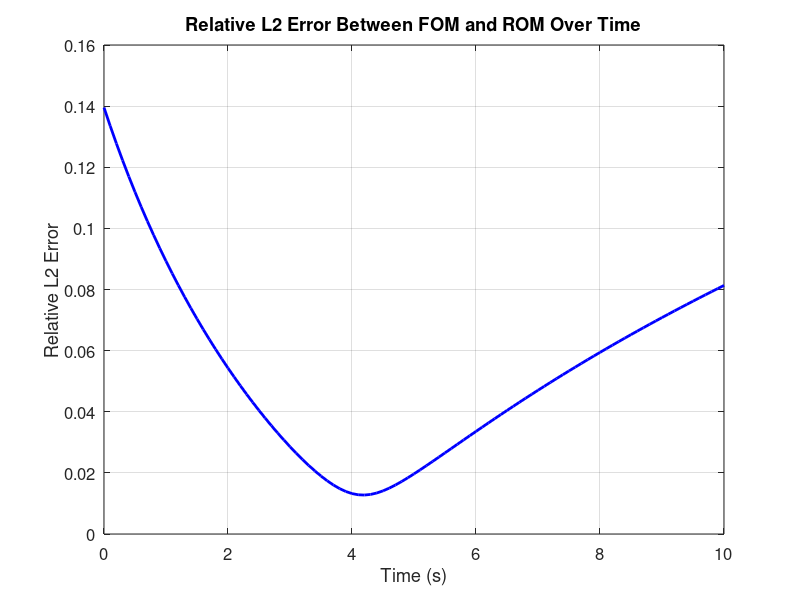
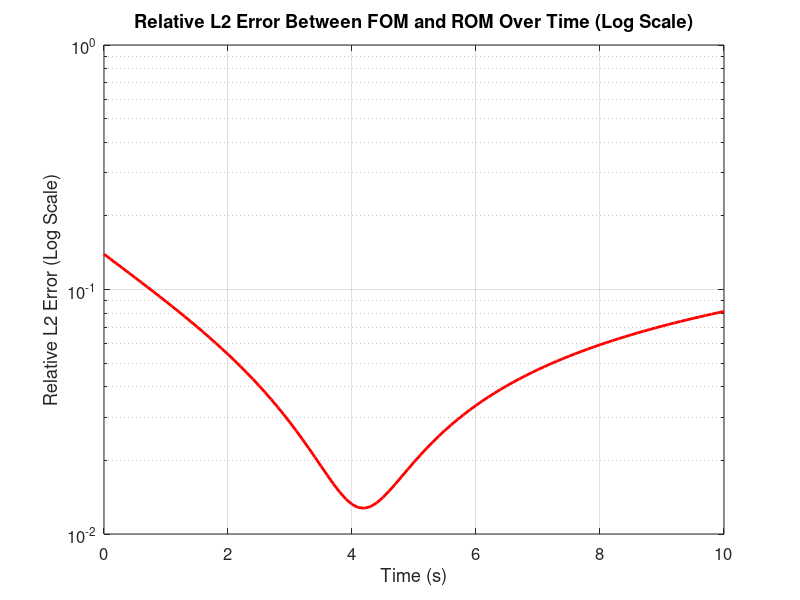
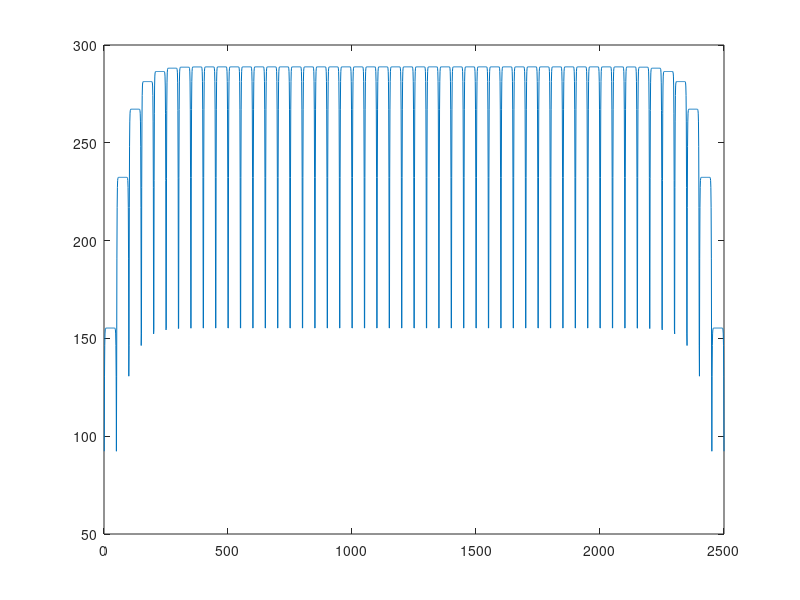

Reproduce these figures in MATLAB, in order.
% Galerkin POD Implementation for Heated Aluminum Plate with Constant Temperature Boundaries

%% Step 1: Discretize the 2D Heat Equation Using Finite Differences

% Spatial discretization
nx = 50;        % Number of interior grid points in x
ny = 50;        % Number of interior grid points in y
Lx = 1.0;       % Length of the plate in x-direction (meters)
Ly = 1.0;       % Length of the plate in y-direction (meters)
dx = Lx / (nx + 1);
dy = Ly / (ny + 1);
x = linspace(0, Lx, nx+2);  % Including boundary points
y = linspace(0, Ly, ny+2);
[X_grid, Y_grid] = meshgrid(x, y);

% Temporal discretization
dt = 0.1;        % Time step (seconds)
Tf = 10.0;       % Final time (seconds)
nt = ceil(Tf/dt);% Number of time steps
time = linspace(0, Tf, nt+1);

% Initial condition: Uniform temperature
T_initial = 300;  % Kelvin
T0 = T_initial * ones(nx+2, ny+2);  % Including boundary points
T0(:,1) = 300;        % Left boundary
T0(:,end) = 300;      % Right boundary
T0(1,:) = 300;        % Bottom boundary
T0(end,:) = 300;      % Top boundary

% Reshape T into a column vector for computations (interior points only)
T = T0(2:end-1, 2:end-1); % Remove boundary points
T = T(:);                   % Vectorize

% Assemble the finite difference matrix
alpha = 9.7e-5;  % Thermal diffusivity of aluminum (m^2/s)

% Number of interior points
N = nx * ny;

% Create the 1D Laplacian in x-direction
e = ones(nx,1);
T_x = spdiags([e -2*e e], -1:1, nx, nx);
I_x = speye(nx);
L_x = kron(I_x, T_x) / dx^2;

% Create the 1D Laplacian in y-direction
T_y = spdiags([e -2*e e], -1:1, ny, ny);
I_y = speye(ny);
L_y = kron(T_y, I_y) / dy^2;

% Total Laplacian
L = L_x + L_y;

% Identity matrix
I = speye(N);

% System matrix for implicit Euler
A = I - dt * alpha * L;

%% Step 2: Generate Snapshots by Solving the Full-Order Model

% Preallocate snapshot matrix
snapshots = zeros(N, nt+1);
snapshots(:,1) = T;

% Time-stepping loop
fprintf('Solving the full-order model...\n');
for k = 1:nt
    % Solve A * T_new = T_old
    T = A \ T;
    
    % Since boundary conditions are constant and incorporated in A,
    % no additional steps are needed to enforce them
    
    % Store the snapshot
    snapshots(:,k+1) = T;
    
    % Optional: Display progress every 10%
    if mod(k, ceil(nt/10)) == 0
        fprintf('Completed %d%% of full-order simulation.\n', round(100*k/nt));
    end
end

% Transpose snapshots to have snapshots as columns
X = snapshots;

%% Step 3: Perform Proper Orthogonal Decomposition (POD)

fprintf('Performing Proper Orthogonal Decomposition (POD)...\n');

% Perform SVD
[U, S, V] = svd(X, 'econ');

% Determine the number of modes to retain (e.g., 99% energy)
singular_values = diag(S);
energy = cumsum(singular_values.^2) / sum(singular_values.^2);
r = find(energy >= 0.99, 1, 'first');  % Number of modes

fprintf('Number of POD modes retained: %d\n', r);

% Truncate to r modes
U_r = U(:,1:r);
S_r = S(1:r,1:r);
V_r = V(:,1:r);

%% Step 4: Construct the Galerkin Reduced-Order Model

fprintf('Constructing the Galerkin reduced-order model...\n');

% Project the system matrix A onto the reduced basis
A_r = U_r' * A * U_r;

% Precompute the inverse of A_r
A_r_inv = inv(A_r);

% Initialize reduced coefficients
a_r = U_r' * X(:,1);  % Initial condition in reduced space

% Preallocate for reduced snapshots
a_r_snapshots = zeros(r, nt+1);
a_r_snapshots(:,1) = a_r;

% Time-stepping loop for reduced-order model
fprintf('Simulating the reduced-order model...\n');
for k = 1:nt
    % Update reduced coefficients
    a_r = A_r_inv * a_r;
    
    % Store the reduced coefficients
    a_r_snapshots(:,k+1) = a_r;
end

%% Step 5: Reconstruct the Full Solution from Reduced-Order Model

fprintf('Reconstructing the full solution from the reduced-order model...\n');

% Reconstruct snapshots from reduced coefficients
X_reconstructed = U_r * a_r_snapshots;

%% Step 6: Compare Full-Order and Reduced-Order Models

% Compute the Relative L2 Error at Each Time Step
fprintf('Computing the Relative L2 Error at each time step...\n');

% Initialize error vector
relative_error = zeros(1, nt+1);

for k = 1:nt+1
    % Extract the full-order and reduced-order solutions at time step k
    T_full_k = X(:,k);
    T_reduced_k = X_reconstructed(:,k);
    
    % Compute the L2 norm of the difference
    numerator = norm(T_full_k - T_reduced_k, 2);
    
    % Compute the L2 norm of the full-order solution
    denominator = norm(T_full_k, 2);
    
    % Compute the relative error
    relative_error(k) = numerator / denominator;
end

% Plot the Relative L2 Error Over Time
figure;
plot(time, relative_error, 'b-', 'LineWidth', 2);
xlabel('Time (s)', 'FontSize', 12);
ylabel('Relative L2 Error', 'FontSize', 12);
title('Relative L2 Error Between FOM and ROM Over Time', 'FontSize', 14);
grid on;
set(gca, 'FontSize', 12);

% Optionally, plot error on a logarithmic scale for better visibility
figure;
semilogy(time, relative_error, 'r-', 'LineWidth', 2);
xlabel('Time (s)', 'FontSize', 12);
ylabel('Relative L2 Error (Log Scale)', 'FontSize', 12);
title('Relative L2 Error Between FOM and ROM Over Time (Log Scale)', 'FontSize', 14);
grid on;
set(gca, 'FontSize', 12);

% Additionally, display the maximum error and when it occurs
[max_error, max_idx] = max(relative_error);
fprintf('Maximum Relative L2 Error: %.4f at time t = %.2f seconds.\n', max_error, time(max_idx));

% Optionally, plot the error over time as a single plot with

%% Step 7: Optionally, plot the error over time as a single plot with
figure;
plot(T_full_k);
plot(T_reduced_k);
